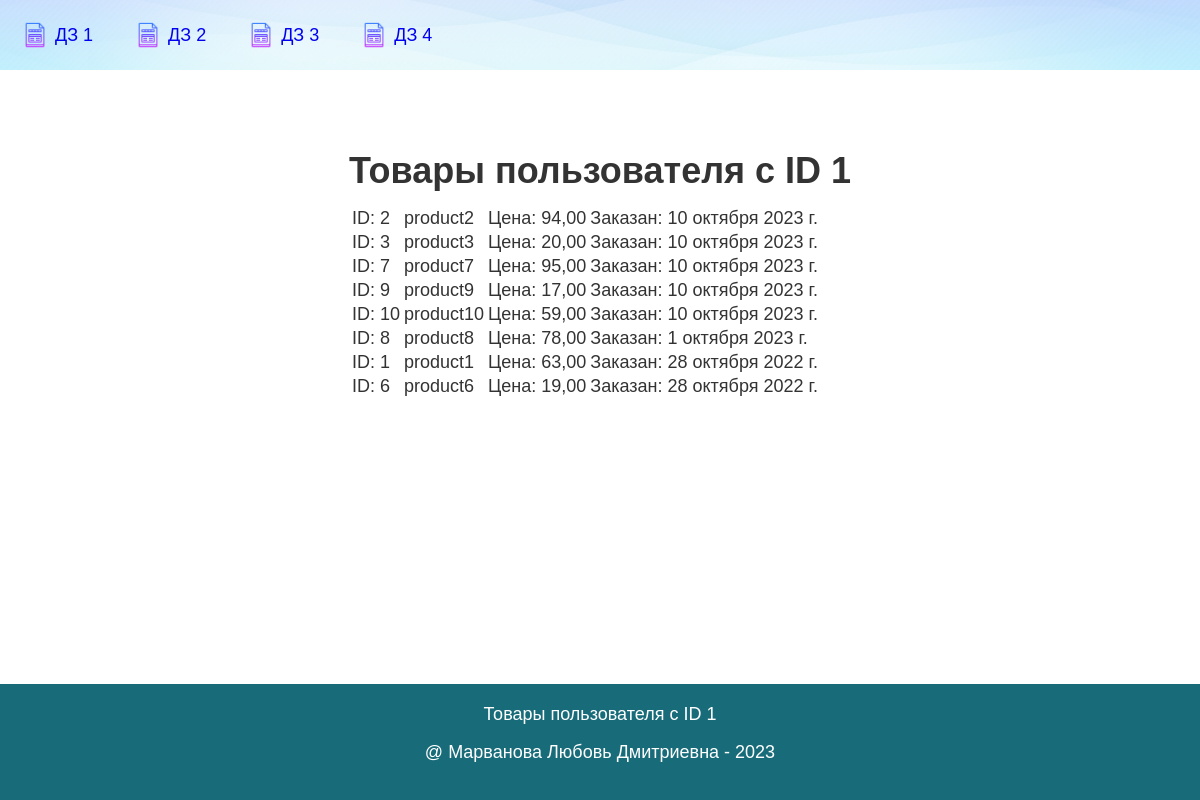
The app's page /hw3/purchases/1/ with its own data.
### hw3_app/models.py (models this page shows, shortened)
class Product(models.Model):
    name = models.CharField(max_length=100)
    description = models.TextField()
    price = models.DecimalField(max_digits=8, decimal_places=2)
    prod_quant = models.IntegerField()
    reg_date = models.DateField(auto_now_add=True)
    img = models.ImageField()

class Order(models.Model):
    customer = models.ForeignKey(User, on_delete=models.CASCADE)
    products = models.ManyToManyField(Product)
    total_price = models.DecimalField(max_digits=8, decimal_places=2)
    date_ordered = models.DateField(auto_now_add=True)

### hw3_app/views.py (the view)
# urls.py: path('purchases/<int:user_id>/', views.purchases, name='purchases'),
def purchases(request, user_id):
    logger.info(f'{request} request received')
    user = get_object_or_404(User, pk=user_id)
    orders = Order.objects.filter(customer=user).order_by('-date_ordered')
    purchases = {}
    for order in orders:
        for product in order.products.all():
            if product not in purchases:
                purchases[product] = order.date_ordered
                logger.info(f'{product.name}: {order.date_ordered}')
    context = {
        'title' : f'Товары пользователя c ID {user_id}',
        'purchases' : purchases
    }
    return TemplateResponse(request, 'hw3_app/purchases.html', context)

### hw3_app/templates/hw3_app/purchases.html (shortened to what this page needs)
{% extends 'base.html' %}
{% block content %}
<h1>{{ title }}</h1>
<table>
    {% for product, date in purchases.items %}
    <tr>
        <td> ID: {{ product.pk }} </td>
        <td> {{ product.name }} </td>
        <td> Цена: {{ product.price }} </td>
        <td> Заказан: {{ date }} </td>
    </tr>
    {% endfor %}
</table>
{% endblock %}
{% block footer %}
    {{ title }}
{% endblock footer %}

### static/css/stylesheet.css (style rules this page uses)
body { min-height: 100%; color: #333; background-color: #fff; margin: 0; font-family: Arial, sans-serif; font-size: 18px; line-height: 20px; }

### records on screen
Product: pk "2", name "product2", price "94,00", date_ordered "10 октября 2023 г."
Product: pk "3", name "product3", price "20,00", date_ordered "10 октября 2023 г."
Product: pk "7", name "product7", price "95,00", date_ordered "10 октября 2023 г."
Product: pk "9", name "product9", price "17,00", date_ordered "10 октября 2023 г."
Product: pk "10", name "product10", price "59,00", date_ordered "10 октября 2023 г."
Product: pk "8", name "product8", price "78,00", date_ordered "1 октября 2023 г."
Product: pk "1", name "product1", price "63,00", date_ordered "28 октября 2022 г."
Product: pk "6", name "product6", price "19,00", date_ordered "28 октября 2022 г."

### other values on screen
{{ title }} "Товары пользователя c ID 1"
